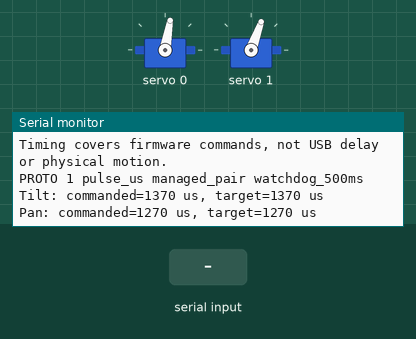
Recording of a sketch running on a simulated ESP32. Shown: 2 × servo, the last lines printed to the serial monitor. The test bench sets the inputs (shaded band).

Above: at 1.2 s.
1.3 s: "0\n" received over Serial
At 1.8 s:
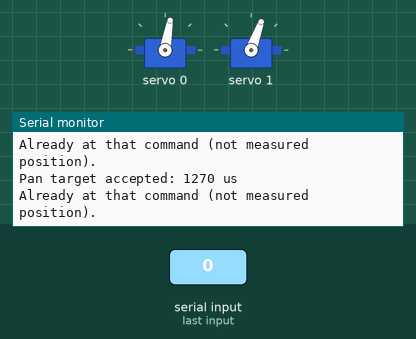
2.8 s: "90 45\n" received over Serial
At 4.0 s:
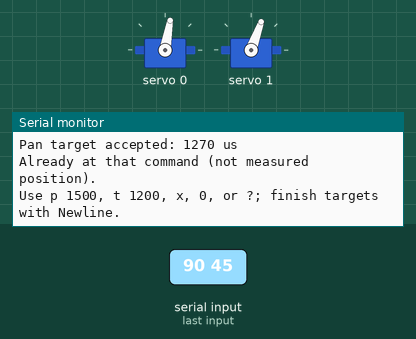
4.3 s: "m 45\n" received over Serial
At 5.2 s:
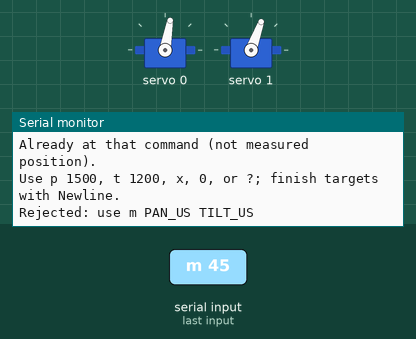

The sketch:

TurretController.ino
```cpp
/**
 * @file TurretController.ino
 * @brief Nonblocking, pulse-based two-axis bench actuator controller.
 *
 * Read the repository README.md for setup and protocol selection for this
 * sketch. No physical angle, contact, current, or camera feedback is available.
 * VCC is logic; V+ supplies servos. Maintain the wired common ground.
 * A software hold leaves torque applied. Cut servo power if the mechanism binds.
 * Tested source settings are intentionally preserved; no degree mapping exists.
 */
#include <Arduino.h>
#include <Wire.h>
#include <Adafruit_PWMServoDriver.h>
#include <ctype.h>
#include <errno.h>
#include <stdlib.h>
#include <string.h>

Adafruit_PWMServoDriver pwm;
const int TILT_CHANNEL = 0;
const int PAN_CHANNEL = 1;
const int SDA_PIN = 21;
const int SCL_PIN = 22;
const int PWM_FREQ = 50;

// Arrays use the physical channel as index: tilt=0, pan=1.
// Bracket-only bounds; recheck with the payload. Tilt 1510 is near contact.
const int MIN_US[2] = {400, 420};
const int MAX_US[2] = {1510, 2850};
const int ZERO_US[2] = {1370, 1270};
const char* const AXIS_NAME[2] = {"Tilt", "Pan"};

// Command ramp: 50 us / 20 ms = 2500 us/s.
// This limits the command ramp, not measured shaft speed or physical latency.
const int STEP_US = 50;
const unsigned long STEP_INTERVAL_MS = 20;
// Only managed `m pan tilt` commands use this watchdog. Interactive p/t targets
// are deliberate finite moves and can take longer than this timeout.
const unsigned long MANAGED_TIMEOUT_MS = 500;
bool managedMode = false;
unsigned long lastManagedMs = 0;
static_assert(STEP_US > 0 && STEP_INTERVAL_MS > 0, "Step and interval must be positive.");

int currentUs[2] = {ZERO_US[0], ZERO_US[1]};
int targetUs[2] = {ZERO_US[0], ZERO_US[1]};
unsigned long lastStepMs[2] = {0, 0};
unsigned long acceptedMs[2] = {0, 0};
bool firstStepPending[2] = {false, false};
char inputLine[48];
size_t inputLength = 0;
bool overflowed = false;

void printStatus() {
    // Versioned reply lets the Python adapter verify the firmware before motion.
    Serial.println("PROTO 1 pulse_us managed_pair watchdog_500ms");
    for (int axis = 0; axis < 2; ++axis) {
        Serial.print(AXIS_NAME[axis]);
        Serial.print(": commanded=");
        Serial.print(currentUs[axis]);
        Serial.print(" us, target=");
        Serial.print(targetUs[axis]);
        Serial.println(" us");
    }
}

bool setTarget(int axis, long requestedUs) {
    if (requestedUs < MIN_US[axis] || requestedUs > MAX_US[axis]) {
        Serial.println("Rejected: outside this axis's configured pulse bounds.");
        return false;
    }
    targetUs[axis] = static_cast<int>(requestedUs);
    acceptedMs[axis] = millis();
    firstStepPending[axis] = currentUs[axis] != targetUs[axis];
    Serial.print(AXIS_NAME[axis]);
    Serial.print(" target accepted: ");
    Serial.print(targetUs[axis]);
    Serial.println(" us");
    if (!firstStepPending[axis]) Serial.println("Already at that command (not measured position).");
    return true;
}

void stopMotion() {
    managedMode = false;
    for (int axis = 0; axis < 2; ++axis) {
        targetUs[axis] = currentUs[axis];
        firstStepPending[axis] = false;
    }
    Serial.println("Stopped stepping. Servos still hold their last commands.");
    printStatus();
}

void processLine(char* line) {
    while (isspace(static_cast<unsigned char>(*line))) ++line;
    size_t length = strlen(line);
    while (length > 0 && isspace(static_cast<unsigned char>(line[length - 1])))
        line[--length] = '\0';
    if (!length) return;
    if (strcmp(line, "?") == 0) { printStatus(); return; }
    if (strcmp(line, "0") == 0) {
        managedMode = false;
        setTarget(TILT_CHANNEL, ZERO_US[TILT_CHANNEL]);
        setTarget(PAN_CHANNEL, ZERO_US[PAN_CHANNEL]);
        return;
    }
    // The pair is transactional: validate both numbers before changing either
    // target, so one bad tilt value cannot leave a new pan target half-applied.
    if (line[0] == 'm' && line[1] == ' ') {
        char* end = nullptr;
        errno = 0;
        const long pan = strtol(line + 2, &end, 10);
        if (errno == ERANGE || end == line + 2 || !isspace(static_cast<unsigned char>(*end))) {
            Serial.println("Rejected: use m PAN_US TILT_US");
            return;
        }
        char* second = end;
        const long tilt = strtol(second, &end, 10);
        if (errno == ERANGE || second == end || *end != '\0' ||
            pan < MIN_US[PAN_CHANNEL] || pan > MAX_US[PAN_CHANNEL] ||
            tilt < MIN_US[TILT_CHANNEL] || tilt > MAX_US[TILT_CHANNEL]) {
            Serial.println("Rejected: pair must contain two in-range integer pulses.");
            return;
        }
        lastManagedMs = millis();
        managedMode = true;
        // A repeated target refreshes the watchdog without restarting timing
        // measurements or filling the serial connection with duplicate output.
        if (targetUs[PAN_CHANNEL] != pan) setTarget(PAN_CHANNEL, pan);
        if (targetUs[TILT_CHANNEL] != tilt) setTarget(TILT_CHANNEL, tilt);
        return;
    }
    if ((line[0] != 'p'  && line[0] != 't') || line[1] != ' ') {
        Serial.println("Use p 1500, t 1200, x, 0, or ?; finish targets with Newline.");
        return;
    }
    char* end = nullptr;
    errno = 0;
    const long pulse = strtol(line + 2, &end, 10);
    if (end == line + 2 || *end != '\0' || errno == ERANGE) {
        Serial.println("Rejected: enter a whole number of microseconds.");
        return;
    }
    // A rejected manual request must not disable an existing managed timeout.
    if (setTarget(line[0] == 'p' ? PAN_CHANNEL : TILT_CHANNEL, pulse))
        managedMode = false;
}

void handleSerial() {
    // Bounded, nonblocking input processing keeps motion updates running.
    for (int count = 0; count < 64 && Serial.available() > 0; ++count) {
        const char c = Serial.read();
        // Stop acts immediately on receipt, even before a newline.
        if (c == 'x' || c == 'X') {
            inputLength = 0;
            overflowed = false;
            stopMotion();
            while (Serial.available() > 0) Serial.read();
            return;
        }
        if (c == '\r') continue;
        if (c == '\n') {
            if (overflowed) Serial.println("Rejected: command too long.");
            else {
                inputLine[inputLength] = '\0';
                processLine(inputLine);
            }
            inputLength = 0;
            overflowed = false;
        } else if (!overflowed) {
            if (inputLength < sizeof(inputLine) - 1) inputLine[inputLength++] = c;
            else overflowed = true;
        }
    }
}

void updateAxis(int axis) {
    if (currentUs[axis] == targetUs[axis]) return;
    const unsigned long now = millis();
    if (now - lastStepMs[axis] < STEP_INTERVAL_MS) return;
    lastStepMs[axis] = now;
    const int difference = targetUs[axis] - currentUs[axis];
    const int change = difference > STEP_US ? STEP_US
                     : difference < -STEP_US ? -STEP_US : difference;
    currentUs[axis] += change; // Final step shortens to avoid overshooting.
    pwm.writeMicroseconds(axis, currentUs[axis]);
    const unsigned long elapsed = millis() - acceptedMs[axis];
    if (firstStepPending[axis]) {
        firstStepPending[axis] = false;
        Serial.print(AXIS_NAME[axis]);
        Serial.print(" first output update after acceptance: ");
        Serial.print(elapsed);
        Serial.println(" ms");
    }
    if (currentUs[axis] == targetUs[axis]) {
        Serial.print(AXIS_NAME[axis]);
        Serial.print(" target command reached after ");
        Serial.print(elapsed);
        Serial.println(" ms; physical arrival is NOT measured.");
    }
}

void setup() {
    Serial.begin(115200);
    Wire.begin(SDA_PIN, SCL_PIN);
    if (!pwm.begin()) {
        Serial.println("PCA9685 initialization failed.");
        while (true) delay(1000);
    }
    pwm.setPWMFreq(PWM_FREQ);
    // First movement is directly to reference: initial shaft angles are unknown.
    for (int axis = 0; axis < 2; ++axis) {
        pwm.writeMicroseconds(axis, currentUs[axis]);
        lastStepMs[axis] = millis();
    }
    Serial.println("Manual targets: 115200 baud, Newline.");
    Serial.println("p 1500 = pan target | t 1200 = tilt target (microseconds)");
    Serial.println("x = stop and hold | 0 = ramp both to reference | ? = status");
    Serial.println("m PAN_US TILT_US = managed pair; refresh within 500 ms or hold.");
    Serial.println("Timing covers firmware commands, not USB delay or physical motion.");
    printStatus();
}

void loop() {
    handleSerial();
    // This check continues while serial input is incomplete. Unsigned elapsed
    // subtraction also works when millis() wraps (for these short intervals).
    if (managedMode && millis() - lastManagedMs >= MANAGED_TIMEOUT_MS) {
        stopMotion();
        Serial.println("WATCHDOG: managed commands timed out; holding last outputs.");
    }
    updateAxis(TILT_CHANNEL);
    updateAxis(PAN_CHANNEL);
}
```

Measured:
- after the input at 1.3 s, the serial monitor: prints a new line at once (image 1)
- after the input at 2.8 s, the serial monitor: prints a new line at once (image 2)
- after the input at 4.3 s, the serial monitor: prints a new line at once (image 3)
